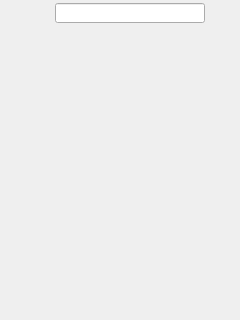
<?xml version="1.0" encoding="UTF-8"?>
<ui version="4.0">
 <class>BelugaAppMain</class>
 <widget class="QDialog" name="BelugaAppMain">
  <property name="geometry">
   <rect>
    <x>0</x>
    <y>0</y>
    <width>240</width>
    <height>320</height>
   </rect>
  </property>
  <property name="windowTitle">
   <string>Beluga</string>
  </property>
  <property name="autoFillBackground">
   <bool>true</bool>
  </property>
  <widget class="QLineEdit" name="search">
   <property name="geometry">
    <rect>
     <x>55</x>
     <y>3</y>
     <width>150</width>
     <height>20</height>
    </rect>
   </property>
   <property name="text">
    <string/>
   </property>
  </widget>
  <widget class="QLabel" name="searchlabel">
   <property name="geometry">
    <rect>
     <x>205</x>
     <y>5</y>
     <width>16</width>
     <height>16</height>
    </rect>
   </property>
   <property name="focusPolicy">
    <enum>Qt::NoFocus</enum>
   </property>
   <property name="text">
    <string/>
   </property>
   <property name="pixmap">
    <pixmap resource="belugaapp.qrc">:/BelugaApp/Resources/images/search.png</pixmap>
   </property>
  </widget>
  <widget class="QPushButton" name="contactphoto">
   <property name="geometry">
    <rect>
     <x>3</x>
     <y>3</y>
     <width>45</width>
     <height>45</height>
    </rect>
   </property>
   <property name="text">
    <string/>
   </property>
   <property name="iconSize">
    <size>
     <width>45</width>
     <height>45</height>
    </size>
   </property>
   <property name="flat">
    <bool>true</bool>
   </property>
  </widget>
 </widget>
 <resources>
  <include location="belugaapp.qrc"/>
 </resources>
 <connections/>
</ui>
